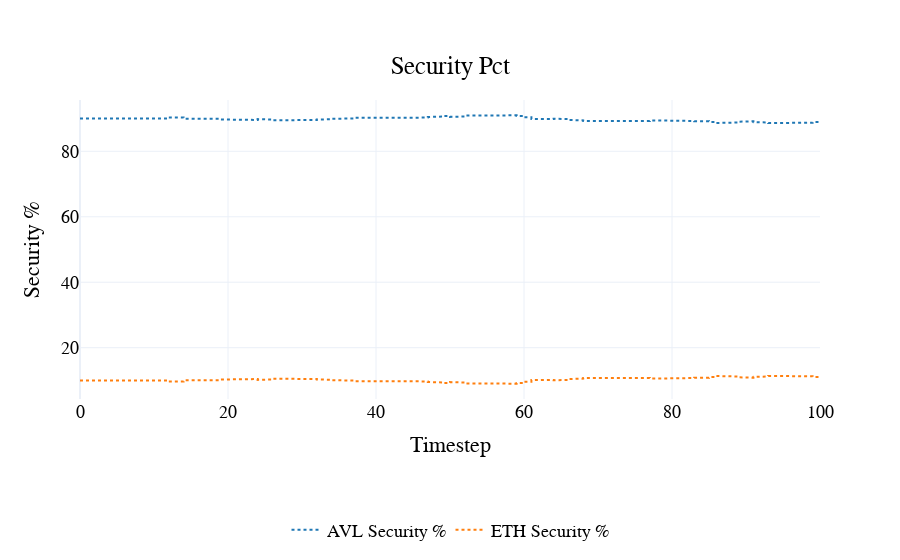
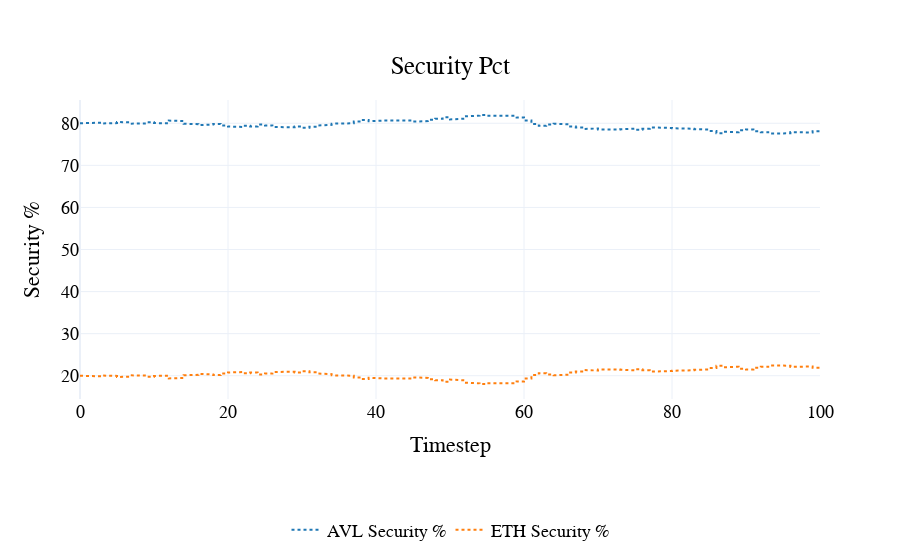
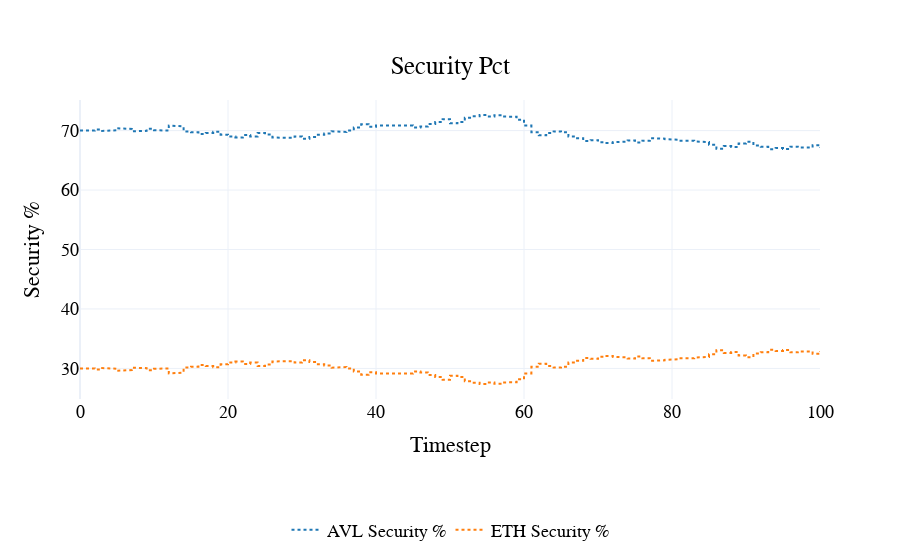
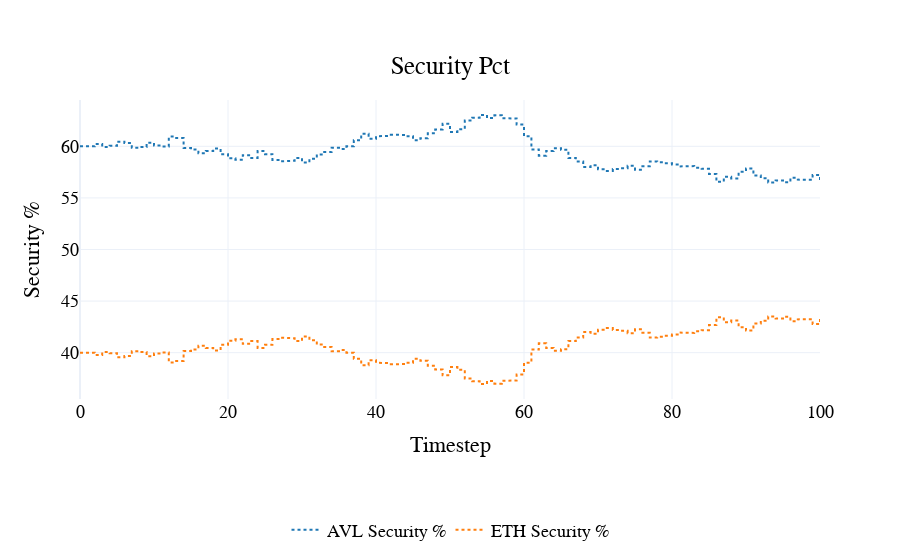

Source (notebook cell) for these figures, in order:
### Code cell
for i in range(9):
    fig= visualizations.plot_security_pct(
        df[i]
    )
    pio.show(fig)

### Figure 1 — Plotly figure (JSON) as saved in the notebook; plotly's stock layout.template omitted (floating-point values rounded to 4 significant figures; data arrays with more than 128 entries replaced by an {"elided": "..."} marker saying what was removed)
{"data": [{"line": {"color": "#1f77b4", "dash": "dot"}, "name": "AVL Security %", "type": "scatter", "x": {"elided": "601 int values"}, "y": {"elided": "601 float values"}}, {"line": {"color": "#ff7f0e", "dash": "dot"}, "name": "ETH Security %", "type": "scatter", "x": {"elided": "601 int values"}, "y": {"elided": "601 float values"}}], "layout": {"font": {"color": "black", "family": "Arial", "size": 18}, "hovermode": "x unified", "legend": {"orientation": "h", "x": 0.5, "xanchor": "center", "y": -0.5, "yanchor": "bottom"}, "paper_bgcolor": "rgba(255, 255, 255, 1)", "plot_bgcolor": "rgba(255, 255, 255, 1)", "title": {"text": "Security Pct", "x": 0.5, "xanchor": "center", "y": 0.9, "yanchor": "top"}, "xaxis": {"title": {"text": "Timestep"}}, "yaxis": {"title": {"text": "Security %"}}}}

### Figure 2 — Plotly figure (JSON) as saved in the notebook; plotly's stock layout.template omitted (floating-point values rounded to 4 significant figures; data arrays with more than 128 entries replaced by an {"elided": "..."} marker saying what was removed)
{"data": [{"line": {"color": "#1f77b4", "dash": "dot"}, "name": "AVL Security %", "type": "scatter", "x": {"elided": "601 int values"}, "y": {"elided": "601 float values"}}, {"line": {"color": "#ff7f0e", "dash": "dot"}, "name": "ETH Security %", "type": "scatter", "x": {"elided": "601 int values"}, "y": {"elided": "601 float values"}}], "layout": {"font": {"color": "black", "family": "Arial", "size": 18}, "hovermode": "x unified", "legend": {"orientation": "h", "x": 0.5, "xanchor": "center", "y": -0.5, "yanchor": "bottom"}, "paper_bgcolor": "rgba(255, 255, 255, 1)", "plot_bgcolor": "rgba(255, 255, 255, 1)", "title": {"text": "Security Pct", "x": 0.5, "xanchor": "center", "y": 0.9, "yanchor": "top"}, "xaxis": {"title": {"text": "Timestep"}}, "yaxis": {"title": {"text": "Security %"}}}}

### Figure 3 — Plotly figure (JSON) as saved in the notebook; plotly's stock layout.template omitted (floating-point values rounded to 4 significant figures; data arrays with more than 128 entries replaced by an {"elided": "..."} marker saying what was removed)
{"data": [{"line": {"color": "#1f77b4", "dash": "dot"}, "name": "AVL Security %", "type": "scatter", "x": {"elided": "601 int values"}, "y": {"elided": "601 float values"}}, {"line": {"color": "#ff7f0e", "dash": "dot"}, "name": "ETH Security %", "type": "scatter", "x": {"elided": "601 int values"}, "y": {"elided": "601 float values"}}], "layout": {"font": {"color": "black", "family": "Arial", "size": 18}, "hovermode": "x unified", "legend": {"orientation": "h", "x": 0.5, "xanchor": "center", "y": -0.5, "yanchor": "bottom"}, "paper_bgcolor": "rgba(255, 255, 255, 1)", "plot_bgcolor": "rgba(255, 255, 255, 1)", "title": {"text": "Security Pct", "x": 0.5, "xanchor": "center", "y": 0.9, "yanchor": "top"}, "xaxis": {"title": {"text": "Timestep"}}, "yaxis": {"title": {"text": "Security %"}}}}

### Figure 4 — Plotly figure (JSON) as saved in the notebook; plotly's stock layout.template omitted (floating-point values rounded to 4 significant figures; data arrays with more than 128 entries replaced by an {"elided": "..."} marker saying what was removed)
{"data": [{"line": {"color": "#1f77b4", "dash": "dot"}, "name": "AVL Security %", "type": "scatter", "x": {"elided": "601 int values"}, "y": {"elided": "601 float values"}}, {"line": {"color": "#ff7f0e", "dash": "dot"}, "name": "ETH Security %", "type": "scatter", "x": {"elided": "601 int values"}, "y": {"elided": "601 float values"}}], "layout": {"font": {"color": "black", "family": "Arial", "size": 18}, "hovermode": "x unified", "legend": {"orientation": "h", "x": 0.5, "xanchor": "center", "y": -0.5, "yanchor": "bottom"}, "paper_bgcolor": "rgba(255, 255, 255, 1)", "plot_bgcolor": "rgba(255, 255, 255, 1)", "title": {"text": "Security Pct", "x": 0.5, "xanchor": "center", "y": 0.9, "yanchor": "top"}, "xaxis": {"title": {"text": "Timestep"}}, "yaxis": {"title": {"text": "Security %"}}}}
